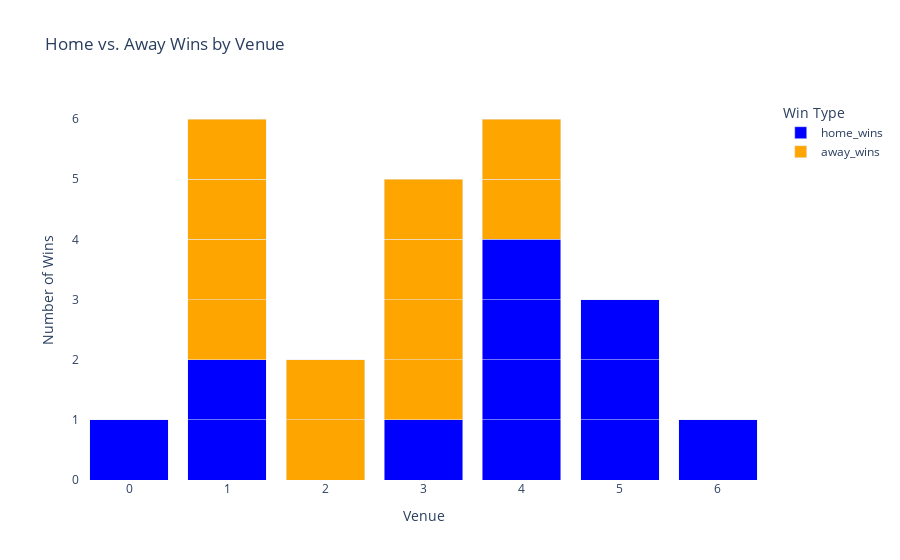

Notebook code for this chart:
### Code cell
# px.bar(
#     venue_analysis,
#     x='Venue',
#     y=['home_wins','away_wins'],
#     title='Homes wins vs Away wins at Each Venue',
#     labels={'value': 'Number of Wins', 'variable': 'Win Type'},
#     color_discrete_map={'home_wins': 'blue', 'away_wins': 'orange'}
# )
# Stacked bar chart for home vs. away wins by venue
fig_wins = px.bar(
    venue_analysis,
    x='Venue',
    y=['home_wins', 'away_wins'],
    title='Home vs. Away Wins by Venue',
    # labels={'value': 'Number of Wins', 'variable': 'Win Type'},
    color_discrete_map={'home_wins': 'blue', 'away_wins': 'orange'}
)

fig_wins.update_layout(
    xaxis_title='Venue',
    yaxis_title='Number of Wins',
    legend_title='Win Type',
    barmode='stack',  # Stacked bar mode
    plot_bgcolor='white'
)

# Show the plot
fig_wins.show()

### Figure 1 — Plotly figure (JSON) as saved in the notebook; plotly's stock layout.template omitted (floating-point values rounded to 4 significant figures)
{"data": [{"alignmentgroup": "True", "hovertemplate": "variable=home_wins<br>value=%{x}<br>count=%{y}<extra></extra>", "legendgroup": "home_wins", "marker": {"color": "blue", "pattern": {"shape": ""}}, "name": "home_wins", "offsetgroup": "home_wins", "orientation": "v", "showlegend": true, "textposition": "auto", "type": "bar", "x": [5, 6, 5, 4, 3, 4, 5, 1, 4, 4, 1, false, 0], "xaxis": "x", "y": [1, 1, 1, 1, 1, 1, 1, 1, 1, 1, 1, 1, 1], "yaxis": "y"}, {"alignmentgroup": "True", "hovertemplate": "variable=away_wins<br>value=%{x}<br>count=%{y}<extra></extra>", "legendgroup": "away_wins", "marker": {"color": "orange", "pattern": {"shape": ""}}, "name": "away_wins", "offsetgroup": "away_wins", "orientation": "v", "showlegend": true, "textposition": "auto", "type": "bar", "x": [3, 3, 2, 3, 4, 3, 1, 4, 1, 1, 1, true, 2], "xaxis": "x", "y": [1, 1, 1, 1, 1, 1, 1, 1, 1, 1, 1, 1, 1], "yaxis": "y"}], "layout": {"barmode": "stack", "legend": {"title": {"text": "Win Type"}, "tracegroupgap": 0}, "plot_bgcolor": "white", "title": {"text": "Home vs. Away Wins by Venue"}, "xaxis": {"anchor": "y", "domain": [0, 1], "title": {"text": "Venue"}}, "yaxis": {"anchor": "x", "domain": [0, 1], "title": {"text": "Number of Wins"}}}}
